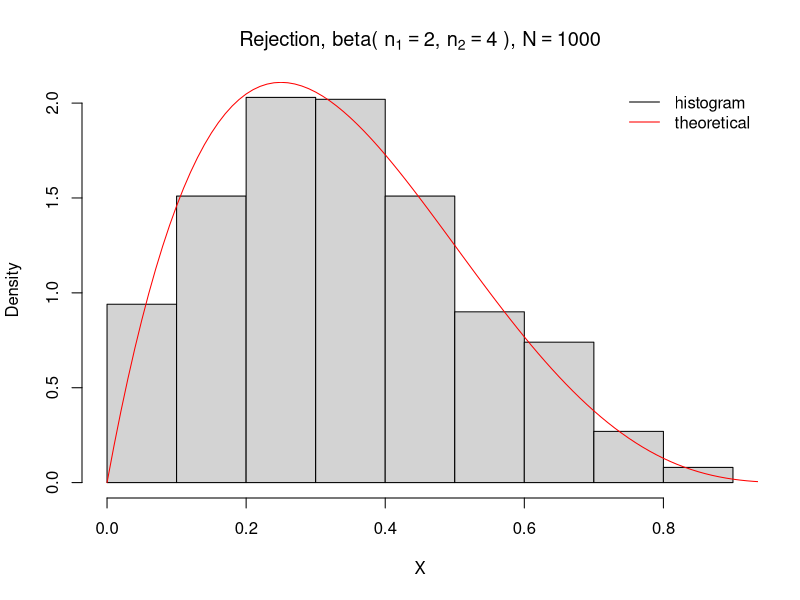
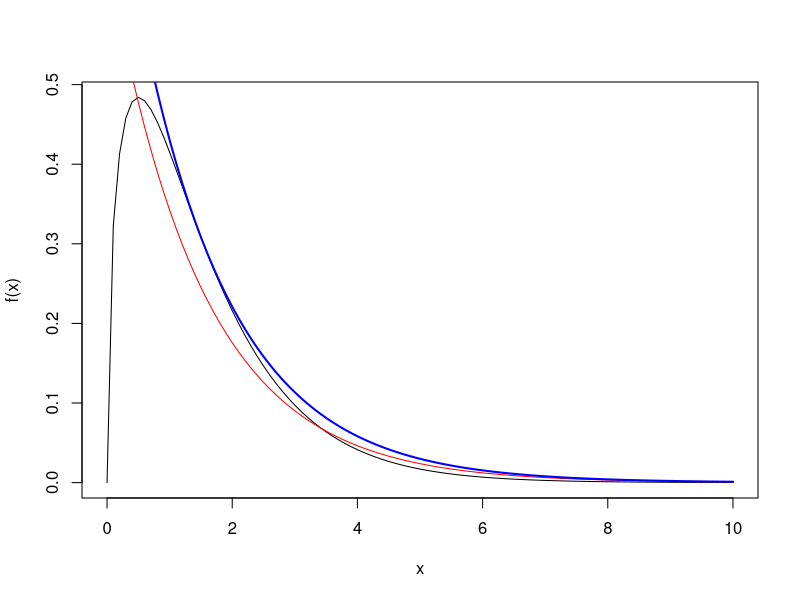
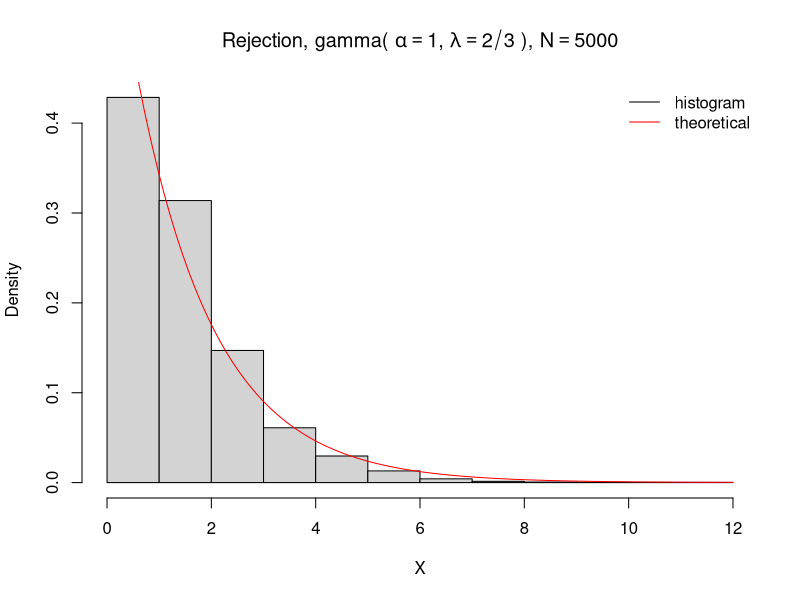
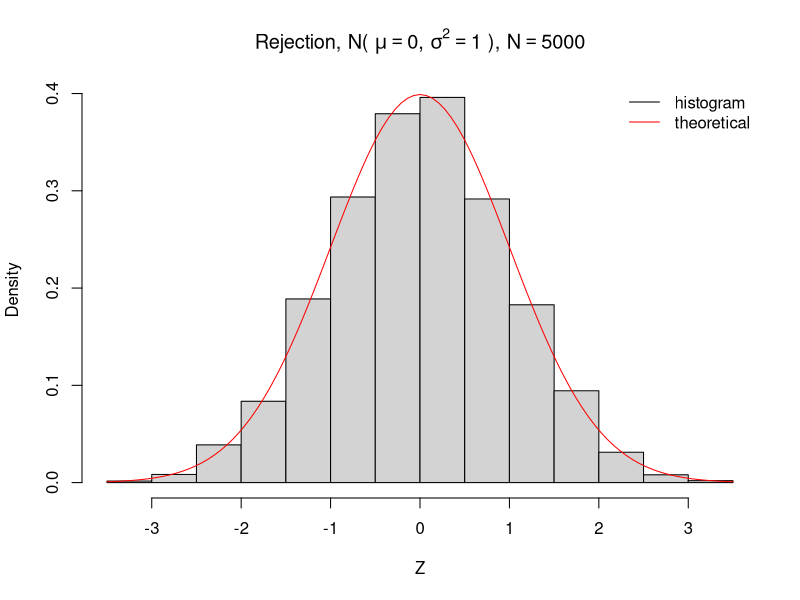
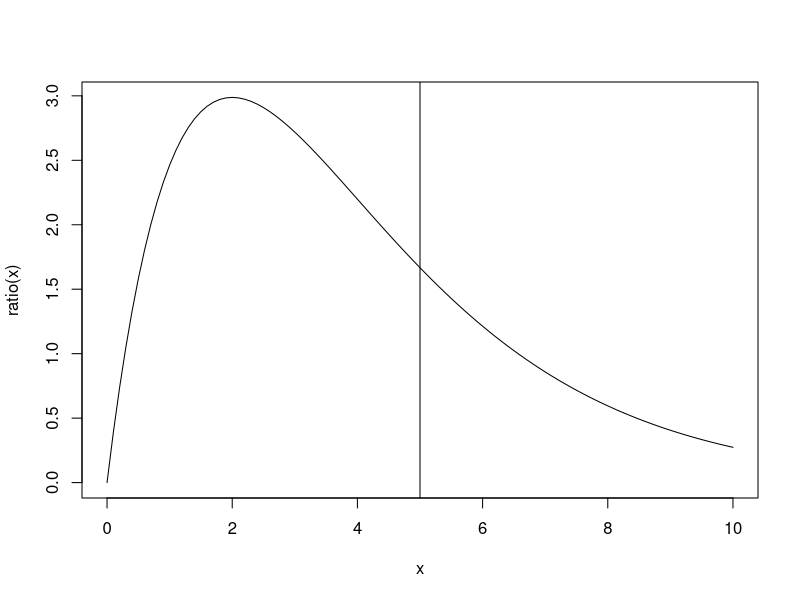
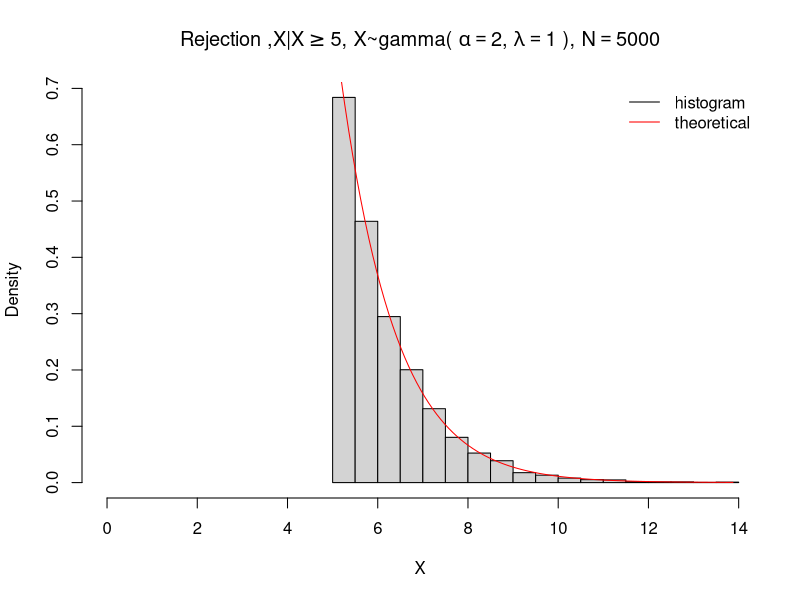
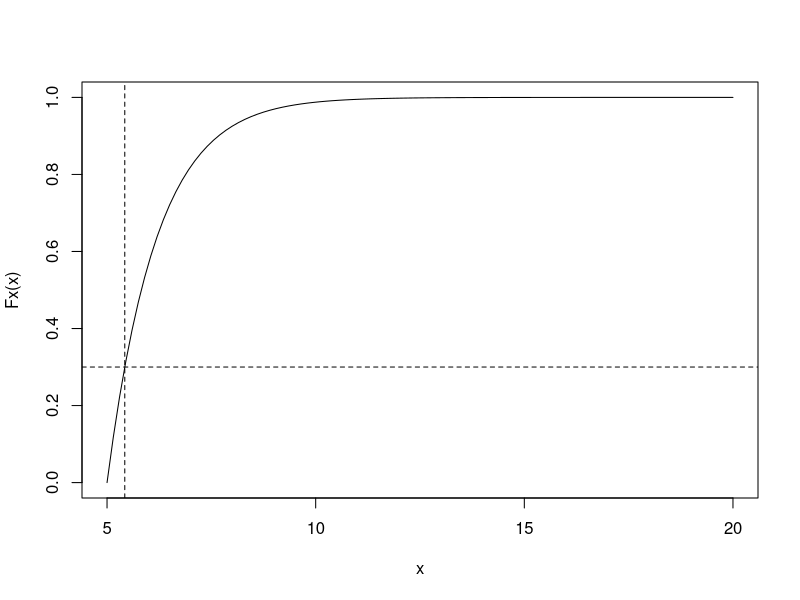
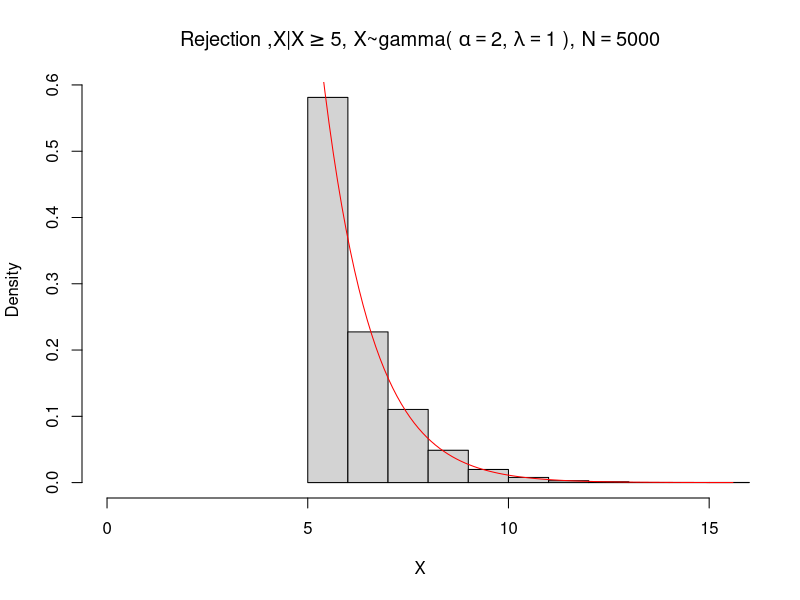

The R source for these figures, in order:

                                        ## lect_8 ##

                          ## Generating Continuous Random Variables ##

##############################################

## Rejection method

# Beta with uniform envelop

# Example 5d, page 72, Ross (2006)

prob.accept<-0
iter<-0
U<-1
while (U>=prob.accept){
	Y<-runif(1)
	prob.accept<-(256/27)*Y*(1-Y)^3
	U<-runif(1)
	#cat("prob accept=",prob.accept,"\n")
	#cat("U=",U,"\n")
	iter<-iter+1
}
X<-Y
cat("X=",X,"\n")
cat("num iter=",iter)

                                              # Simulation study
set.seed(50)
N<-1000
num.iter<-rep(0,N)
X<-rep(0,N)

for (i in 1:N) {
	prob.accept<-0
	U<-1
	while (U>=prob.accept){
		Y<-runif(1)
		prob.accept<-(256/27)*Y*(1-Y)^3
		U<-runif(1)
		num.iter[i]<-num.iter[i]+1
	}
	X[i]<-Y
}

#print(X)
mean(num.iter)

# pdf("accept2.pdf",paper="special")

n1<-2;n2<-4
string<-substitute( paste('Rejection, beta( ',n[1]==a,', ',n[2]==b,' ), ',N==c),
                    list(a=n1,b=n2,c=N) )
hist(X,prob=T,main=string)
curve(dbeta(x,n1,n2),0,1,add=T, col="red")
legend("topright",c("histogram","theoretical"),lty=c(1,1),
       col=c(1,"red"),bty="n")

# dev.off()


# Gamma with exponential envelop

# Example 5e, page 73, Ross (2006)

f<-function(x) (2/sqrt(pi))*x^(1/2)*exp(-x)

curve(f,0,10)
g<-function(x) (2/3)*exp(-2*x/3)
curve(g,add=T,col="red")

cg<-function(x) 1.2573*(2/3)*exp(-2*x/3)
curve(cg,add=T,col="blue",lwd=2)

ratio<-function(x) f(x)/g(x)

options(warn = -1)
out<-optim(1,ratio,control = list(fnscale = -1))
x.star<-out$par
x.star
3/2
c.const<-ratio(x.star)
c.const
out$value
3^(3/2)/(2*pi*exp(1))^(1/2)

lambda<-2/3

prob.accept<-0
iter<-0
U<-1
while (U>=prob.accept){
	Y<--log(runif(1))/lambda
	prob.accept<-f(Y)/(c.const*g(Y))
	U<-runif(1)
	iter<-iter+1
}
X<-Y
cat("X=",X,"\n")
cat("num iter=",iter)

                                              # Simulation study
set.seed(50)
N<-5000
num.iter<-rep(0,N)
X<-rep(0,N)
for (i in 1:N) {
	prob.accept<-0
	U<-1
	while (U>=prob.accept){
		Y<--log(runif(1))/lambda
		prob.accept<-f(Y)/(c.const*g(Y))
		U<-runif(1)
		num.iter[i]<-num.iter[i]+1
	}
	X[i]<-Y
}
mean(num.iter)
c.const

# pdf("accept3.pdf",paper="special")

string<-substitute( paste('Rejection, gamma( ',alpha==a,', ',lambda==2/3,' ), ',N==c),
                    list(a=1,b=lambda,c=N) )
hist(X,prob=T,main=string)
curve(dgamma(x,1,lambda),add=T, col="red")
legend("topright",c("histogram","theoretical"),lty=c(1,1),
       col=c(1,"red"),bty="n")

# dev.off()


# Normal with exponential envelop

# Example 5f, page 75, Ross (2006)

Y1<--log(runif(1))
Y2<--log(runif(1))
iter<-1
while (Y2<=(Y1-1)^2/2) {
	Y1<--log(runif(1))
	Y2<--log(runif(1))
	iter<-iter+1
}
U<-runif(1)
if (U<=1/2) Z<--Y1 else Z<-Y1
Y1<-Y2-(Y1-1)^2/2
cat("Z=",Z,"\n")
cat("Y=",Y,"\n")
cat("num iter=",iter)

                                              # Simulation study
mu<-0;sigma<-1
set.seed(50)
N<-5000
num.iter<-rep(1,N)
Z<-rep(0,N)
Y<-rep(0,N)
Y1<--log(runif(1))

for (i in 1:N) {
	Y2<--log(runif(1))
	while (Y2<=(Y1-1)^2/2){
		Y1<--log(runif(1))
		Y2<--log(runif(1))
		num.iter[i]<-num.iter[i]+1
	}
	Y[i]<-Y2-(Y1-1)^2/2
	U<-runif(1)
	if (U<=1/2) Z[i]<-mu-Y1*sigma else Z[i]<-mu+Y1*sigma
	Y1<-Y2-(Y1-1)^2/2
}
Z<-mu+sigma*Z

mean(num.iter)
sqrt(2*exp(1)/pi)

# pdf("accept4.pdf",paper="special")

string<-substitute( paste('Rejection, N( ',mu==a,', ',sigma^2==b,' ), ',N==c),
                    list(a=mu,b=sigma,c=N) )
hist(Z,prob=T,main=string)
curve(dnorm(x,mean=mu,sd=sigma),add=T, col="red")
legend("topright",c("histogram","theoretical"),lty=c(1,1),
       col=c(1,"red"),bty="n")

# dev.off()


# Gamma(2,1) conditioned to exceed 5

# Example 5g page 77, Ross (2006)

1-pgamma(5,2,1)
6*exp(-5)

ratio<-function(x) exp(5/2)*x*exp(-x/2)/3
curve(ratio,0,10)
abline(v=5)

c.const<-ratio(5)
c.const
5/3

prob.accept<-
    function(x) exp(5/2)*x*exp(-x/2)/5

iter<-0
U<-1
p<-0
while (U>p) {
	Y<-5-2*log(runif(1))
	p<-prob.accept(Y)
	U<-runif(1)
	iter<-iter+1
}
X<-Y
cat("X=",X,"\n")
cat("num iter=",iter,"\n")

                                              # Simulation study
set.seed(50)
N<-5000
num.iter<-rep(0,N)
X<-rep(0,N)

for (i in 1:N) {
	U<-1
	p<-0
	while (U>p){
		Y<-5-2*log(runif(1))
		p<-prob.accept(Y)
		U<-runif(1)
		num.iter[i]<-num.iter[i]+1
	}
	X[i]<-Y
}

mean(num.iter)
c.const

# pdf("accept5.pdf",paper="special")

string<-substitute( paste('Rejection ,', X,'|',X>=5, ', ',X, '~gamma( ',alpha==a,', ',lambda==b,' ), ',N==c),
                    list(a=2,b=1,c=N) )
hist(X,prob=T,main=string,xlim=c(0,max(X)))
f<-function(x) dgamma(x,shape=2,rate=1)/(1-pgamma(5,shape=2,rate=1))
curve(f,add=T, 5,max(X),col="red")
legend("topright",c("histogram","theoretical"),lty=c(1,1),
       col=c(1,"red"),bty="n")

# dev.off()

                                              # Inverse transform method, 
                                              # numerical inversion

Fx<-function(x) (6*exp(-5)-(x+1)*exp(-x))/(6*exp(-5))

curve(Fx,5,20)
Fx(5)

F.inv<- function(u) {
	f<-function(x) Fx(x)-u
	return(uniroot(f,lower=5,upper=40)$root)
}
F.inv(0.3)

abline(h=0.3,lty=2)
abline(v=F.inv(0.3),lty=2)

U<-runif(1)
X<-F.inv(U)
print(X)

                                              # Simulation study
N<-5000
set.seed(1)
X<-rep(0,N)

for (i in 1:N){
	U<-runif(1)
	X[i]<-F.inv(U)
}

hist(X,prob=T,main=string,xlim=c(0,max(X)))
f<-function(x) dgamma(x,shape=2,rate=1)/(1-pgamma(5,shape=2,rate=1))
curve(f,add=T, 5,max(X),col="red")

                                              # See Ex 14 page 89
f<-function(x) dgamma(x,2,1)/(1-pgamma(5,2,1))

curve(f,5,10,xlim=c(0,10))
lines(c(0,5),c(0,0))
lines(c(5,5),c(0,f(5)),lty=2)

curve(dgamma(x,2,1),add=T,col="red")


Y<-0
iter<-0
while (Y<5){
	Y<-rgamma(1,shape=2,rate=1)
	iter<-iter+1
} 
X<-Y
cat("X=",X,"\n")
cat("num iter=",iter,"\n")

                                              # Simulation study
set.seed(50)
N<-5000
num.iter<-rep(0,N)
X<-rep(0,N)

for (i in 1:N) {
	Y<-0
	while (Y<5){
		Y<-rgamma(1,shape=2,rate=1)
		num.iter[i]<-num.iter[i]+1
	}
	X[i]<-Y
}

mean(num.iter)
1/(6*exp(-5))


hist(X,prob=T,main=string,xlim=c(0,max(X)))
f<-function(x) dgamma(x,shape=2,rate=1)/(1-pgamma(5,shape=2,rate=1))
curve(f,add=T, 5,max(X),col="red")


## Box-Muller algorithm for Normal rv's

S.sq<-1
iter<-0
while (S.sq>=1){
	U<-2*runif(1)-1
	V<-2*runif(1)-1
	S.sq<-U^2+V^2
	iter<-iter+1
}
W<-sqrt(-2*log(S.sq)/S.sq)
X<-U*W
Y<-V*W
cat("X=",X,"\n")
cat("Y=",Y,"\n")
cat("num iter=",iter,"\n")

                                              # Simulation study
N<-5000
set.seed(1)
X<-rep(0,N)
Y<-rep(0,N)
num.iter<-rep(0,N)

for (i in 1:N){
	S.sq<-1
	while (S.sq>=1){
		U<-2*runif(1)-1
		V<-2*runif(1)-1
		S.sq<-U^2+V^2
		num.iter[i]<-num.iter[i]+1
	}
	W<-sqrt(-2*log(S.sq)/S.sq)
	X[i]<-U*W;Y[i]<-V*W
}

mean(num.iter)
4/pi

# pdf("accept6.pdf",height=12,width=6,paper="special")
par(mfrow=c(2,1))

hist(X,prob=T)
curve(dnorm(x),add=T,col="red")

hist(Y,prob=T)
curve(dnorm(x),add=T,col="red")

par(mfrow=c(1,1))
# dev.off()